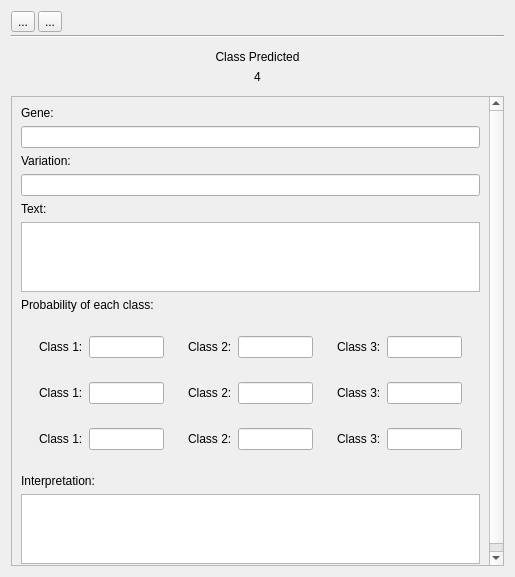
<?xml version="1.0" encoding="UTF-8"?>
<ui version="4.0">
 <class>Form</class>
 <widget class="QWidget" name="Form">
  <property name="geometry">
   <rect>
    <x>0</x>
    <y>0</y>
    <width>515</width>
    <height>577</height>
   </rect>
  </property>
  <property name="windowTitle">
   <string>Form</string>
  </property>
  <layout class="QVBoxLayout" name="verticalLayout">
   <property name="spacing">
    <number>3</number>
   </property>
   <item>
    <widget class="QWidget" name="widget" native="true">
     <property name="maximumSize">
      <size>
       <width>16777215</width>
       <height>30</height>
      </size>
     </property>
     <layout class="QHBoxLayout" name="horizontalLayout">
      <property name="spacing">
       <number>3</number>
      </property>
      <property name="leftMargin">
       <number>0</number>
      </property>
      <property name="topMargin">
       <number>0</number>
      </property>
      <property name="rightMargin">
       <number>0</number>
      </property>
      <property name="bottomMargin">
       <number>0</number>
      </property>
      <item>
       <widget class="QToolButton" name="toolButton">
        <property name="text">
         <string>...</string>
        </property>
        <property name="icon">
         <iconset>
          <normaloff>../../../../../home/sonarjit/Downloads/back.png</normaloff>../../../../../home/sonarjit/Downloads/back.png</iconset>
        </property>
       </widget>
      </item>
      <item>
       <widget class="QToolButton" name="toolButton_2">
        <property name="text">
         <string>...</string>
        </property>
        <property name="icon">
         <iconset>
          <normaloff>../../../../../home/sonarjit/Downloads/database-storage.png</normaloff>../../../../../home/sonarjit/Downloads/database-storage.png</iconset>
        </property>
       </widget>
      </item>
      <item>
       <spacer name="horizontalSpacer">
        <property name="orientation">
         <enum>Qt::Orientation::Horizontal</enum>
        </property>
        <property name="sizeHint" stdset="0">
         <size>
          <width>440</width>
          <height>20</height>
         </size>
        </property>
       </spacer>
      </item>
     </layout>
    </widget>
   </item>
   <item>
    <widget class="Line" name="line">
     <property name="orientation">
      <enum>Qt::Orientation::Horizontal</enum>
     </property>
    </widget>
   </item>
   <item>
    <widget class="QWidget" name="widget_2" native="true">
     <layout class="QVBoxLayout" name="verticalLayout_2">
      <item>
       <widget class="QLabel" name="label">
        <property name="text">
         <string>Class Predicted</string>
        </property>
        <property name="alignment">
         <set>Qt::AlignmentFlag::AlignCenter</set>
        </property>
       </widget>
      </item>
      <item>
       <widget class="QLabel" name="label_2">
        <property name="text">
         <string>4</string>
        </property>
        <property name="alignment">
         <set>Qt::AlignmentFlag::AlignCenter</set>
        </property>
       </widget>
      </item>
     </layout>
    </widget>
   </item>
   <item>
    <widget class="QScrollArea" name="scrollArea">
     <property name="widgetResizable">
      <bool>true</bool>
     </property>
     <widget class="QWidget" name="scrollAreaWidgetContents">
      <property name="geometry">
       <rect>
        <x>0</x>
        <y>0</y>
        <width>481</width>
        <height>501</height>
       </rect>
      </property>
      <layout class="QVBoxLayout" name="verticalLayout_3">
       <item>
        <widget class="QLabel" name="label_3">
         <property name="text">
          <string>Gene:</string>
         </property>
        </widget>
       </item>
       <item>
        <widget class="QLineEdit" name="lineEdit"/>
       </item>
       <item>
        <widget class="QLabel" name="label_4">
         <property name="text">
          <string>Variation:</string>
         </property>
        </widget>
       </item>
       <item>
        <widget class="QLineEdit" name="lineEdit_2"/>
       </item>
       <item>
        <widget class="QLabel" name="label_5">
         <property name="text">
          <string>Text:</string>
         </property>
        </widget>
       </item>
       <item>
        <widget class="QPlainTextEdit" name="plainTextEdit"/>
       </item>
       <item>
        <widget class="QLabel" name="label_6">
         <property name="text">
          <string>Probability of each class:</string>
         </property>
        </widget>
       </item>
       <item>
        <widget class="QWidget" name="widget_3" native="true">
         <layout class="QGridLayout" name="gridLayout_2">
          <item row="0" column="0">
           <widget class="QWidget" name="widget_4" native="true">
            <layout class="QHBoxLayout" name="horizontalLayout_2">
             <item>
              <widget class="QLabel" name="label_7">
               <property name="text">
                <string>Class 1:</string>
               </property>
              </widget>
             </item>
             <item>
              <widget class="QLineEdit" name="lineEdit_3"/>
             </item>
            </layout>
           </widget>
          </item>
          <item row="0" column="1">
           <widget class="QWidget" name="widget_5" native="true">
            <layout class="QHBoxLayout" name="horizontalLayout_3">
             <item>
              <widget class="QLabel" name="label_8">
               <property name="text">
                <string>Class 2:</string>
               </property>
              </widget>
             </item>
             <item>
              <widget class="QLineEdit" name="lineEdit_4"/>
             </item>
            </layout>
           </widget>
          </item>
          <item row="0" column="2">
           <widget class="QWidget" name="widget_6" native="true">
            <layout class="QHBoxLayout" name="horizontalLayout_4">
             <item>
              <widget class="QLabel" name="label_9">
               <property name="text">
                <string>Class 3:</string>
               </property>
              </widget>
             </item>
             <item>
              <widget class="QLineEdit" name="lineEdit_5"/>
             </item>
            </layout>
           </widget>
          </item>
          <item row="1" column="0">
           <widget class="QWidget" name="widget_9" native="true">
            <layout class="QHBoxLayout" name="horizontalLayout_7">
             <item>
              <widget class="QLabel" name="label_12">
               <property name="text">
                <string>Class 1:</string>
               </property>
              </widget>
             </item>
             <item>
              <widget class="QLineEdit" name="lineEdit_8"/>
             </item>
            </layout>
           </widget>
          </item>
          <item row="1" column="1">
           <widget class="QWidget" name="widget_7" native="true">
            <layout class="QHBoxLayout" name="horizontalLayout_5">
             <item>
              <widget class="QLabel" name="label_10">
               <property name="text">
                <string>Class 2:</string>
               </property>
              </widget>
             </item>
             <item>
              <widget class="QLineEdit" name="lineEdit_6"/>
             </item>
            </layout>
           </widget>
          </item>
          <item row="1" column="2">
           <widget class="QWidget" name="widget_8" native="true">
            <layout class="QHBoxLayout" name="horizontalLayout_6">
             <item>
              <widget class="QLabel" name="label_11">
               <property name="text">
                <string>Class 3:</string>
               </property>
              </widget>
             </item>
             <item>
              <widget class="QLineEdit" name="lineEdit_7"/>
             </item>
            </layout>
           </widget>
          </item>
          <item row="2" column="0">
           <widget class="QWidget" name="widget_12" native="true">
            <layout class="QHBoxLayout" name="horizontalLayout_10">
             <item>
              <widget class="QLabel" name="label_15">
               <property name="text">
                <string>Class 1:</string>
               </property>
              </widget>
             </item>
             <item>
              <widget class="QLineEdit" name="lineEdit_11"/>
             </item>
            </layout>
           </widget>
          </item>
          <item row="2" column="1">
           <widget class="QWidget" name="widget_10" native="true">
            <layout class="QHBoxLayout" name="horizontalLayout_8">
             <item>
              <widget class="QLabel" name="label_13">
               <property name="text">
                <string>Class 2:</string>
               </property>
              </widget>
             </item>
             <item>
              <widget class="QLineEdit" name="lineEdit_9"/>
             </item>
            </layout>
           </widget>
          </item>
          <item row="2" column="2">
           <widget class="QWidget" name="widget_11" native="true">
            <layout class="QHBoxLayout" name="horizontalLayout_9">
             <item>
              <widget class="QLabel" name="label_14">
               <property name="text">
                <string>Class 3:</string>
               </property>
              </widget>
             </item>
             <item>
              <widget class="QLineEdit" name="lineEdit_10"/>
             </item>
            </layout>
           </widget>
          </item>
         </layout>
        </widget>
       </item>
       <item>
        <widget class="QLabel" name="label_16">
         <property name="text">
          <string>Interpretation:</string>
         </property>
        </widget>
       </item>
       <item>
        <widget class="QPlainTextEdit" name="plainTextEdit_2"/>
       </item>
      </layout>
     </widget>
    </widget>
   </item>
  </layout>
 </widget>
 <resources/>
 <connections/>
</ui>
